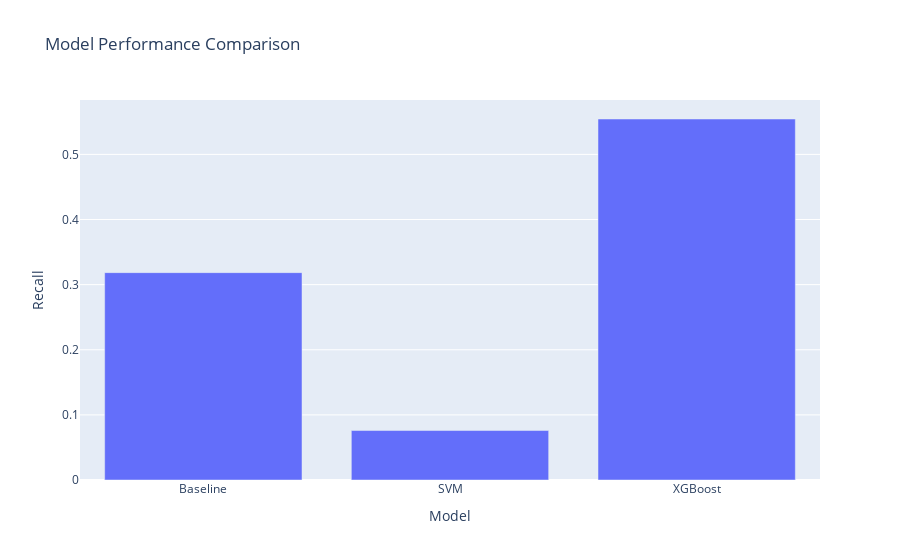

Notebook code cell kept with this figure:
### Code cell
# Visualize comparison
fig = px.bar(results, x='Model', y='Recall', 
             title='Model Performance Comparison')
fig.show()

### Figure 1 — Plotly figure (JSON) as saved in the notebook; plotly's stock layout.template omitted (floating-point values rounded to 4 significant figures)
{"data": [{"alignmentgroup": "True", "hovertemplate": "Model=%{x}<br>Recall=%{y}<extra></extra>", "legendgroup": "", "marker": {"color": "#636efa", "pattern": {"shape": ""}}, "name": "", "offsetgroup": "", "orientation": "v", "showlegend": false, "textposition": "auto", "type": "bar", "x": ["Baseline", "SVM", "XGBoost"], "xaxis": "x", "y": [0.3184, 0.07597, 0.5543], "yaxis": "y"}], "layout": {"barmode": "relative", "legend": {"tracegroupgap": 0}, "title": {"text": "Model Performance Comparison"}, "xaxis": {"anchor": "y", "domain": [0, 1], "title": {"text": "Model"}}, "yaxis": {"anchor": "x", "domain": [0, 1], "title": {"text": "Recall"}}}}
